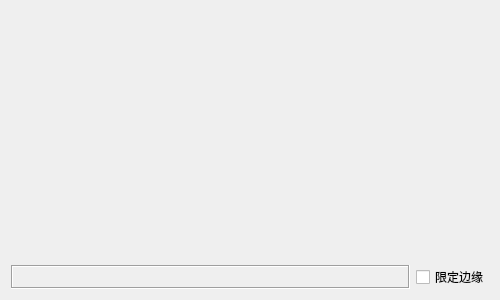
<?xml version="1.0" encoding="UTF-8"?>
<ui version="4.0">
 <class>frmCustomRocker</class>
 <widget class="QWidget" name="frmCustomRocker">
  <property name="geometry">
   <rect>
    <x>0</x>
    <y>0</y>
    <width>500</width>
    <height>300</height>
   </rect>
  </property>
  <property name="windowTitle">
   <string>Widget</string>
  </property>
  <layout class="QGridLayout" name="gridLayout">
   <item row="0" column="0" colspan="2">
    <widget class="CustomRocker" name="customRocker" native="true"/>
   </item>
   <item row="1" column="0">
    <widget class="QLabel" name="labAngle">
     <property name="sizePolicy">
      <sizepolicy hsizetype="Expanding" vsizetype="Preferred">
       <horstretch>0</horstretch>
       <verstretch>0</verstretch>
      </sizepolicy>
     </property>
     <property name="frameShape">
      <enum>QFrame::Box</enum>
     </property>
     <property name="frameShadow">
      <enum>QFrame::Sunken</enum>
     </property>
     <property name="text">
      <string/>
     </property>
    </widget>
   </item>
   <item row="1" column="1">
    <widget class="QCheckBox" name="ckOnline">
     <property name="text">
      <string>限定边缘</string>
     </property>
    </widget>
   </item>
  </layout>
 </widget>
 <layoutdefault spacing="6" margin="11"/>
 <customwidgets>
  <customwidget>
   <class>CustomRocker</class>
   <extends>QWidget</extends>
   <header>customrocker.h</header>
   <container>1</container>
  </customwidget>
 </customwidgets>
 <resources/>
 <connections/>
</ui>
